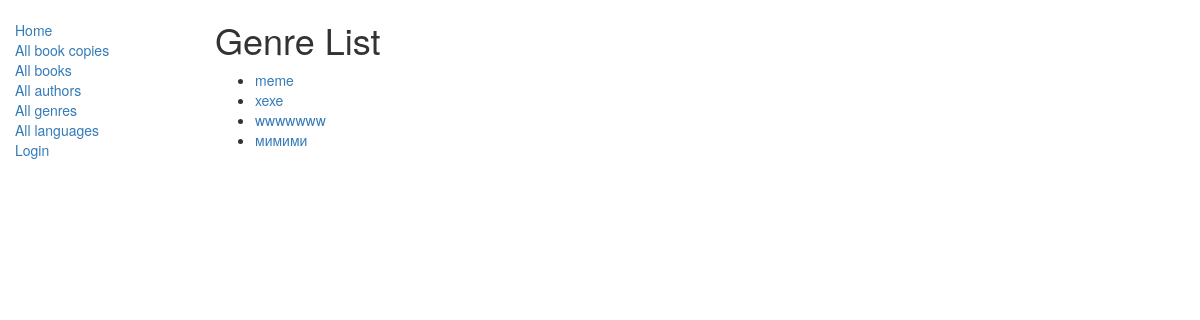
The page /catalog/genres/ on the database its author committed.
### catalog/models.py (models this page shows, shortened)
class Genre(models.Model):
    name = models.CharField(max_length=200, help_text="Enter a book genre (e.g. Science Fiction, French Poetry etc.)")
    def get_absolute_url(self):
        return reverse('genre-detail', args=[str(self.id)])

### catalog/views.py (the view)
# urls.py: path('genres/', views.GenreListView.as_view(), name='genres'),
class GenreListView(generic.ListView):
    model = Genre
    paginate_by = 10

### catalog/templates/catalog/genre_list.html
{% extends "base_generic.html" %}
{% block content %}
  <h1>Genre List</h1>
  {% if genre_list %}
    <ul>
      {% for genre in genre_list %}
        <li><a href="{{ genre.get_absolute_url }}">{{ genre.name }}</a></li>
      {% endfor %}
    </ul>
  {% else %}
    <p>There are no genres.</p>
  {% endif %}
{% endblock %}

### rows shown on the page
Genre: name "meme"
Genre: name "xexe"
Genre: name "wwwwwww"
Genre: name "мимими"
